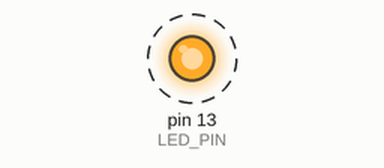
Recording of a sketch running on a simulated Arduino Leonardo, built with avr-gcc and run on an emulated ATmega32U4. On the bench: output pins drawn as LEDs (lit = HIGH). Dashed ring = blinking. What the sketch prints to the serial monitor is not drawn.

Above: at 0.2 s.
Timing chart, 0 to 3.0 s (numbered marks = the images above):
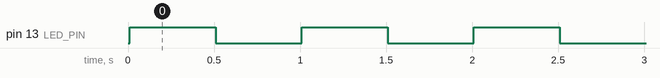

Measured:
- by itself, pin 13 (LED_PIN): alternates HIGH for 0.50 s and LOW for 0.50 s

The sketch:

example_1.ino
```cpp
// Blink the onboard LED on pin 13 every 500 ms and print a startup message over the USB serial port, waiting for the host serial connection (Leonardo-specific).
//
// Buy this module: https://shillehtek.com/products/arduino-leonardo-r3-atmega32u4
// Full manual: https://shillehtek.com/blogs/shillehtek-product-manuals/arduino-leonardo-r3-atmega32u4-manual
// More examples: https://github.com/shillehbean/shillehtek-examples
//

// Leonardo R3 - Blink the onboard LED (pin 13) and print to Serial

const int LED_PIN = 13;

void setup() {
  pinMode(LED_PIN, OUTPUT);
  Serial.begin(9600);
  while (!Serial) { ; }        // wait for USB serial (Leonardo-specific)
  Serial.println("Leonardo R3 is alive!");
}

void loop() {
  digitalWrite(LED_PIN, HIGH);
  delay(500);
  digitalWrite(LED_PIN, LOW);
  delay(500);
}
```
